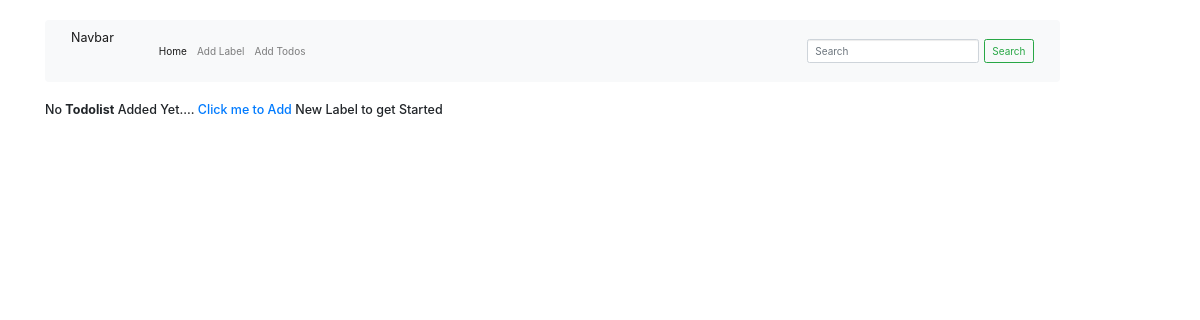
/, run on an earlier commit of the app's database.
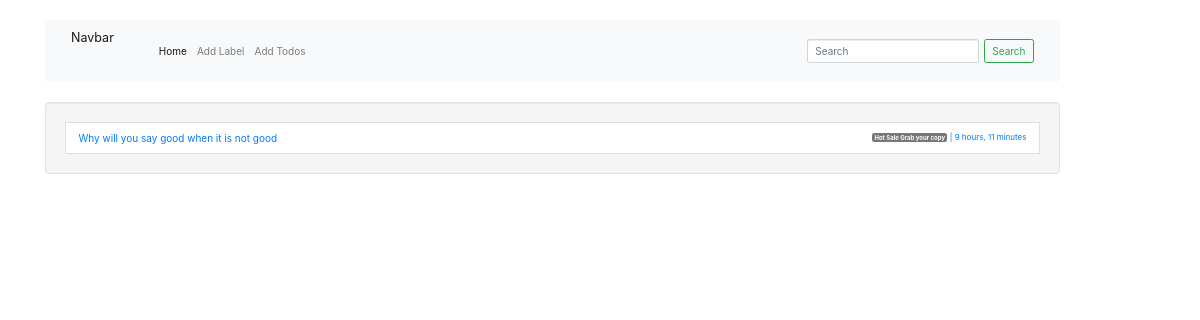
And on a later commit of the database.
### todos/models.py (models this page shows, shortened)
class Todo(models.Model):
    title = models.CharField(max_length=100)
    description = models.TextField()
    label = models.ForeignKey(Label, on_delete=models.CASCADE)
    created_on = models.DateTimeField(auto_now_add=True)
    updated_on = models.DateTimeField(auto_now=True)
    status = models.BooleanField(default=False)

class Label(models.Model):
    title = models.CharField(max_length=100)
    created_on = models.DateTimeField(auto_now_add=True)
    updated_on = models.DateTimeField(auto_now=True)
    status = models.BooleanField(default=1)
    def __str__(self):
        return self.title

### todos/views.py (the view)
# urls.py: path('', TodoListView.as_view(), name='todos-list'),
class TodoListView(ListView):
    model = Todo

### templates/todos/todo_list.html
{% extends 'base.html' %}
{% block contents %}
    {% if object_list %}
        <div class="well" style="max-height: 600px; overflow: auto;">
            <ul class="list-group checked-list-box">
                {% for todo in object_list %}
                  <a href="{% url 'todos-detail' todo.id %}" class="list-item">
                    <li class="list-group-item" data-checked="true">
                        {{todo.title}}
                        <small class="float-right"><span class="badge badge-default"> {{todo.label}} </span> <span>| {{todo.updated_on|timesince}}</small>
                    </li>
                    </a>
                {% endfor %}
            </ul>
        </div>
    {% else %}
        <h5>
            No <b>Todolist</b> Added Yet....
            <a href="{% url 'todos-create-label' %}"> Click me to Add </a>
            New Label to get Started
        </h5>
    {% endif %}
{% endblock contents %}

What changed in the data, as far as the page shows it:
added Todo: title "Why will you say good when it is not good", label "Hot Sale Grab your copy", updated_on "9 hours, 11 minutes"
Also different on the page:
text no longer shown: "No Todolist Added Yet.... Click me to Add New Label to get Started"
